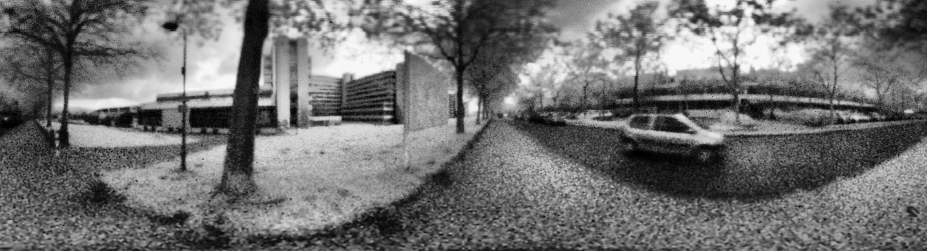
#> input picture synthetic_vedios/Vedio_dynamic_complex_bg/outdoor_1.jpg, 927 x 251 px, given in place of test_grating.avi, which was not available
$ python LGMD2.py
#> lines starting #> are read from the running program, lines starting #| are printed output that depends on the picture; pictures that were not available may be replaced by others from this repository, and a replacement may not be noted
import cv2
import cv2
import numpy as np
import matplotlib.pyplot as plt
import math
import time
from numba import njit, prange

K_values = []
Col_values = []


@njit(parallel=True)
def Spatiotemporal_Convolution(input_pre, input_cur, Kernel, dt, t_delay):

    row, col = input_cur.shape
    output = input_cur.copy()  # 深拷贝以保证不改变 input

    for i in prange(1, row-1):
        for j in range(1, col-1):
            Delay = np.zeros((3, 3))

            for h in range(-1, 2):
                for w in range(-1, 2):
                    Delay[h + 1, w + 1] = LP_filter(input_pre[i + h, j + w], input_cur[i + h, j + w], dt, t_delay[h + 1, w + 1])

            output[i, j] = np.sum(np.multiply(Delay, Kernel))  # Convolution

    return output

@njit
def isolated_excitations_filter(input, coefficient, threshold):

    row, col = input.shape

    for i in range(row):
        for j in range(col):
            if input[i, j]*coefficient < threshold:
                input[i, j] = 0

    return input

@njit
def LP_filter(input_pre, input_cur, dt, t_delay):
    a = dt / (dt + t_delay)

    return a * input_cur + (1 - a) * input_pre  # first-order low-pass filtering


class LGMD2_Node:
    def __init__(self, first_frame, dt):
        self.dt = self.t_i = dt            # t_i = dt(每两帧图像之间的时间间隔)，单位：毫秒(ms)

        self.a_i = 0.01 # 1 / (1 + math.exp(1))   # decay coefficient
        self.a1 = 0.1 # coefficient in half-wave rectifying

        self.w3 = 0.1  # bias baseline in ON channels : max(w3, PM^(t)/Tpm)
        self.w4 = 0.3  # bias baseline in OFF channels : max(w4, PM^(t)/Tpm)
        self.Theta_1 = 0.5  # Theta_1∈[1 , 2]
        self.Theta_2 = 1.0  # Theta_2∈[0.5 , 1]
        self.Theta_3 = 1.0  # Theta_3∈[0 , 0.6]
        self.T_pm = 2.6    #20.0  # threshold in PM way(运小球现实场景就调小点，曲线更不集成)
        self.t_3 = 90  # 90.0
        self.t_4 = 800.0  # 800.0  #t_4∈[500, 1000]
        self.a5 = 2      #0.3  # LGMD2 Cell(运小球现实场景就调大一点，调脉冲大一点)
        self.a6 = self.t_4 / (self.t_4 + self.dt)   #500  # time constant in SFA
        self.a7 = 1
        self.C_w = 4.0
        self.delta_c = 0.01
        self.C_de = 0.5
        self.T_de = 15
        self.T_sfa = 0.003  #0.003  # small threshold in SFA(运小球现实场景就调小点，曲线摆动幅度越大)
        self.T_spi = 0.75
        self.N_sp = 3.0     # SFA中一个判断阈值，N_sp∈[4 , 8]
        self.N_t = 4        # SFA中累计求和S_spike(t)+S_spike(t-1)+...+S_spike(t-N_t)的个数

        self.W_1 = np.array([[0.25, 0.5, 0.25], [0.5, 2, 0.5], [0.25, 0.5, 0.25]])          # the kernel to gain Ion
        self.W_2 = np.array([[0.125, 0.25, 0.125], [0.25, 1, 0.25], [0.125, 0.25, 0.125]])  # the kernel to gain Iff
        self.W_g = np.ones((3, 3), dtype=np.float32) / 9                                    # the kernel to gain coefficient Matrix Ce
        self.t_1 = np.array([[45.0, 30.0, 45.0], [30.0, 15.0, 30.0], [45.0, 30.0, 45.0]])
        self.t_2 = np.array([[180.0, 120.0, 180.0], [120.0, 60.0, 120.0], [180.0, 120.0, 180.0]])

        self.L = [None, first_frame.copy()]
        self.L_P = [np.zeros(first_frame.shape) for _ in range(2)]
        self.P_on = [np.zeros(first_frame.shape) for _ in range(2)]
        self.P_off = [np.zeros(first_frame.shape) for _ in range(2)]

        self.E_on = np.zeros(first_frame.shape)
        self.E_off = np.zeros(first_frame.shape)
        self.I_on = np.zeros(first_frame.shape)
        self.I_off = np.zeros(first_frame.shape)
        self.S_on = np.zeros(first_frame.shape)
        self.S_off = np.zeros(first_frame.shape)
        self.L_S = np.zeros(first_frame.shape)
        self.L_G = np.zeros(first_frame.shape)

        self.S_spike = np.zeros(self.N_t)
        self.PM = [0.0, 0.0]
        self.K = [0.0, 0.0]
        self.K_t = [0.0, 0.0]
        self.row = self.L[1].shape[0]
        self.col = self.L[1].shape[1]
        self.n_cell = self.row * self.col


    def layer_P(self, gray_image):
        # Photoreceptors
        self.L[0] = self.L[1].copy()
        self.L[1] = gray_image.copy()

        self.L_P[0] = self.L_P[1].copy()
        self.L_P[1] = self.L[1] - self.L[0] + self.a_i * self.L_P[0]

    def ON_layer_EI(self):
        # half-wave rectifier(ON pathway)
        self.P_on[0] = self.P_on[1].copy()
        self.P_on[1] = (self.L_P[1] + np.abs(self.L_P[1])) / 2.0 + self.a1 * self.P_on[0]

        self.E_on = self.P_on[1].copy()

        self.I_on = Spatiotemporal_Convolution(self.P_on[0], self.P_on[1], self.W_1, self.dt, self.t_1)

    def OFF_layer_EI(self):
        # half-wave rectifier(OFF pathway)
        self.P_off[0] = self.P_off[1].copy()
        self.P_off[1] = np.abs(self.L_P[1] - np.abs(self.L_P[1])) / 2.0 + self.a1 * self.P_off[0]

        self.E_off = self.P_off[1].copy()

        self.I_off = Spatiotemporal_Convolution(self.P_off[0], self.P_off[1], self.W_2, self.dt, self.t_2)

    def AIM(self):
        # Adaptive Inhibition Mechanism(AIM)
        self.PM[0] = self.PM[1]
        self.PM[1] = np.sum(np.abs(self.L_P[1])) / self.n_cell

        self.PM_Delay = LP_filter(self.PM[0], self.PM[1], self.dt, self.t_3)

        self.w1 = max(self.w3, self.PM_Delay/self.T_pm)  # Suppress sudden changes in visual scenes
        self.w2 = max(self.w4, self.PM_Delay/self.T_pm)  # Suppress sudden changes in visual scenes

    def layer_SG(self):
        # Summation and Grouping
        self.S_on = ((self.E_on - self.w1 * self.I_on) + np.abs(self.E_on - self.w1 * self.I_on)) / 2.0
        self.S_off = ((self.E_off - self.w2 * self.I_off) + np.abs(self.E_off - self.w2 * self.I_off)) / 2.0
        self.L_S = self.Theta_1 * self.S_on + self.Theta_2 * self.S_off + self.Theta_3 * np.multiply(self.S_on, self.S_off)

        self.Ce = cv2.filter2D(self.L_S, -1, self.W_g)
        w = np.max(self.Ce) / self.C_w + self.delta_c
        self.L_G = np.multiply(self.L_S, self.Ce) / w

        self.L_G = isolated_excitations_filter(self.L_G, self.C_de, self.T_de)  # smaller isolated (or decayed) excitations are eliminated

    def layer_LGMD_2(self):
        # LGMD2 cell
        self.MP = np.sum(self.L_G)

        self.K[0] = self.K[1]
        self.K[1] = 1 / (1 + math.exp(-self.MP / (self.n_cell * self.a5)))

    def SFA(self):
        # Spike Frequency Adaptation mechanism(SFA) --> further enhance the visual looming selectivity
        # K^(t) = a6 * (K^(t-1) + K(t) - K(t-1))
        # k represents K(t), k_pre represents K^(t-1), k_cur represents K^(t), k1 represents K(t-1)
        self.K_t[0] = self.K_t[1]

        if self.K[1]-self.K[0] <= self.T_sfa:
            self.K_t[1] = self.a6 * (self.K_t[0] + self.K[1] - self.K[0])

        else:
            self.K_t[1] = self.a6 * self.K[1]

        # 更新 S_spike 数组
        for i in range(self.N_t-1):
            self.S_spike[i] = self.S_spike[i+1]

        self.S_spike[self.N_t-1] = math.exp(self.a7 * (self.K_t[1] - self.T_spi))

        # 检查 S_spike 总和
        if sum(self.S_spike) >= self.N_sp:
            self.Col_t = 1
        else:
            self.Col_t = 0

        K_values.append(self.K[1])
        Col_values.append(self.Col_t)

    # [68 lines left out: functions NO_SFA, plot_results, not called in this run]


def main():

    video = cv2.VideoCapture(r"C:\\A_RESEARCH\\Off_Line\\C\\LPLC2\\synthetic_vedios\\Vedio_basic_test\\test_black_approach.avi")
    video = cv2.VideoCapture(r"C:\\A_RESEARCH\\Off_Line\\C\\LPLC2\\synthetic_vedios\\Vedio_basic_test\\test_black_recede.avi")
    video = cv2.VideoCapture(r"C:\\A_RESEARCH\\Off_Line\\C\\LPLC2\\synthetic_vedios\\Vedio_basic_test\\test_white_approach.avi")
    video = cv2.VideoCapture(r"C:\\A_RESEARCH\\Off_Line\\C\\LPLC2\\synthetic_vedios\\Vedio_basic_test\\test_white_recede.avi")
    video = cv2.VideoCapture(r"C:\\A_RESEARCH\\Off_Line\\C\\LPLC2\\synthetic_vedios\\Vedio_basic_test\\test_translating.avi")
    video = cv2.VideoCapture(r"C:\\A_RESEARCH\\Off_Line\\C\\LPLC2\\synthetic_vedios\\Vedio_basic_test\\test_grating.avi")
    video = cv2.VideoCapture(r"C:\\A_RESEARCH\\Off_Line\\C\\LPLC2\\synthetic_vedios\\Vedio_dynamic_complex_bg\\outdoor_2_black_4_period.avi")
    video = cv2.VideoCapture(r"C:\\A_RESEARCH\\Off_Line\\C\\LPLC2\\synthetic_vedios\\Vedio_basic_test\\test_grating.avi")


    if not video.isOpened():
        print("Failed to open video.")
        return -1

    ret, first_frame = video.read()
#> first_frame is the input picture: shape (251, 927, 3); min 0, max 249, mean 113
    if not ret:
        print("Failed to read first frame")
        return -1

    first_frame = cv2.resize(first_frame, (320, 320), interpolation=cv2.INTER_NEAREST)
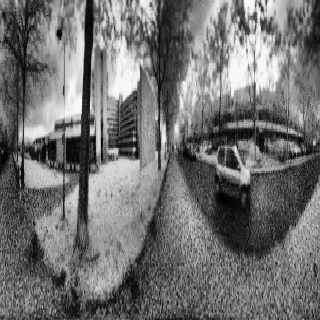
#> first_frame: shape (320, 320, 3); min 0, max 248, mean 113.1
    first_frame = first_frame.astype(np.float32)  # Convert to float32
    first_frame = cv2.cvtColor(first_frame, cv2.COLOR_RGB2GRAY)
#> first_frame: shape (320, 320) float32

    #lgmd_2 = LGMD2_Node(first_frame, 1000 / video.get(cv2.CAP_PROP_FPS))
    lgmd_2 = LGMD2_Node(first_frame, 10 )

    start_time = time.time()  # 记录开始时间

    framecount = 0
    while True:
        ret, image = video.read()
        if not ret:
            end_time = time.time()  # 记录结束时间
            elapsed_time = end_time - start_time
            print(f"\nTotal runtime: {elapsed_time:f} seconds")

            plot_results()
            print("Image is empty")
            break

        framecount += 1
        image = cv2.resize(image, first_frame.shape, interpolation=cv2.INTER_NEAREST)
        cv2.imshow("image", image)
        image = image.astype(np.float32)  # Convert to float32
        grayimage = cv2.cvtColor(image, cv2.COLOR_RGB2GRAY)

        # Process the image through the LGMD2
        lgmd_2.layer_P(grayimage)
        lgmd_2.ON_layer_EI()
#> in ON_layer_EI, `self.E_on = self.P_on[1].copy()`: self.E_on: shape (320, 320) float64; every value is 0
        lgmd_2.OFF_layer_EI()
        lgmd_2.AIM()
#> in AIM, `self.PM_Delay = LP_filter(self.PM[0], self.PM[1], self.dt, self.t_3)`: self.PM_Delay = 0
#> in AIM, `self.w1 = max(self.w3, self.PM_Delay/self.T_pm)`: self.w1 = 0.1
#> in AIM, `self.w2 = max(self.w4, self.PM_Delay/self.T_pm)`: self.w2 = 0.3
        lgmd_2.layer_SG()
#> in layer_SG, `w = np.max(self.Ce) / self.C_w + self.delta_c`: w = 0.01
        lgmd_2.layer_LGMD_2()
#> in layer_LGMD_2, `self.MP = np.sum(self.L_G)`: self.MP = 0
        #lgmd_2.SFA()
        lgmd_2.SFA()


        # print(lgmd_2.S_spike)
        print(f"Frame: {framecount} MP: {lgmd_2.K[1]:<8} Collision: {lgmd_2.Col_t:<6}")  # Print membrane potential and collision judgment
#| Frame: 1 MP: 0.5      Collision: 0

        # [7 lines of commented-out code are left out]
        if cv2.waitKey(20) == 27:  # Press Esc to exit
            # elapsed_time = end_time - start_time
            # print(f"Total runtime: {elapsed_time:f} seconds")
#> (key Esc is pressed here)
            break

    video.release()


if __name__ == "__main__":
    main()

$ run again, on synthetic_vedios/Vedio_dynamic_complex_bg/outdoor_2.jpg
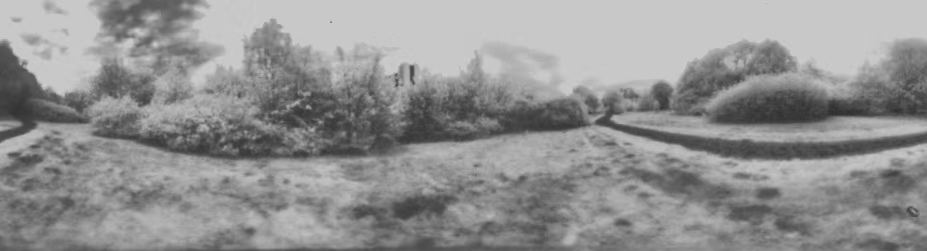
#> input picture synthetic_vedios/Vedio_dynamic_complex_bg/outdoor_2.jpg, 927 x 251 px, given in place of test_grating.avi, which was not available
#> in main, first_frame is the input picture: shape (251, 927, 3); min 46, max 209, mean 145.8
#> in main, `first_frame = cv2.resize(first_frame, (320, 320), interpolation=cv2.IN..`:
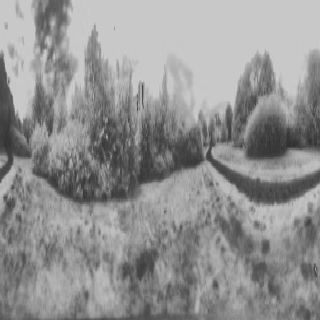
#> first_frame: shape (320, 320, 3); min 46, max 207, mean 145.9
#> self.E_on: shape (320, 320) float64; every value is 0
#> self.PM_Delay = 0
#> self.w1 = 0.1
#> self.w2 = 0.3
#> w = 0.01
#> self.MP = 0
#| Frame: 1 MP: 0.5      Collision: 0

$ run again, on synthetic_vedios/Vedio_dynamic_complex_bg/outdoor_3.jpg
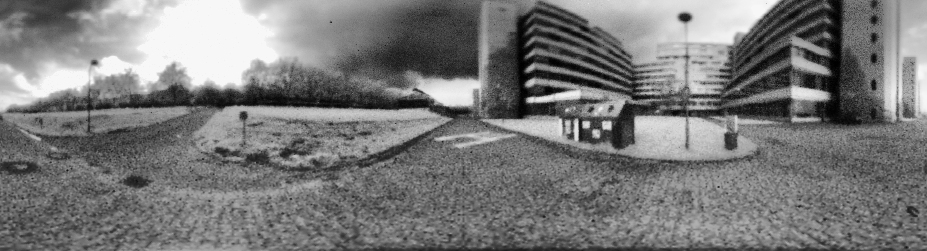
#> input picture synthetic_vedios/Vedio_dynamic_complex_bg/outdoor_3.jpg, 927 x 251 px, given in place of test_grating.avi, which was not available
#> in main, first_frame is the input picture: shape (251, 927, 3); min 0, max 249, mean 121.5
#> in main, `first_frame = cv2.resize(first_frame, (320, 320), interpolation=cv2.IN..`:
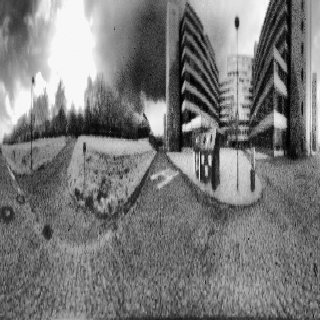
#> first_frame: shape (320, 320, 3); min 0, max 249, mean 121.5
#> self.E_on: shape (320, 320) float64; every value is 0
#> self.PM_Delay = 0
#> self.w1 = 0.1
#> self.w2 = 0.3
#> w = 0.01
#> self.MP = 0
#| Frame: 1 MP: 0.5      Collision: 0
